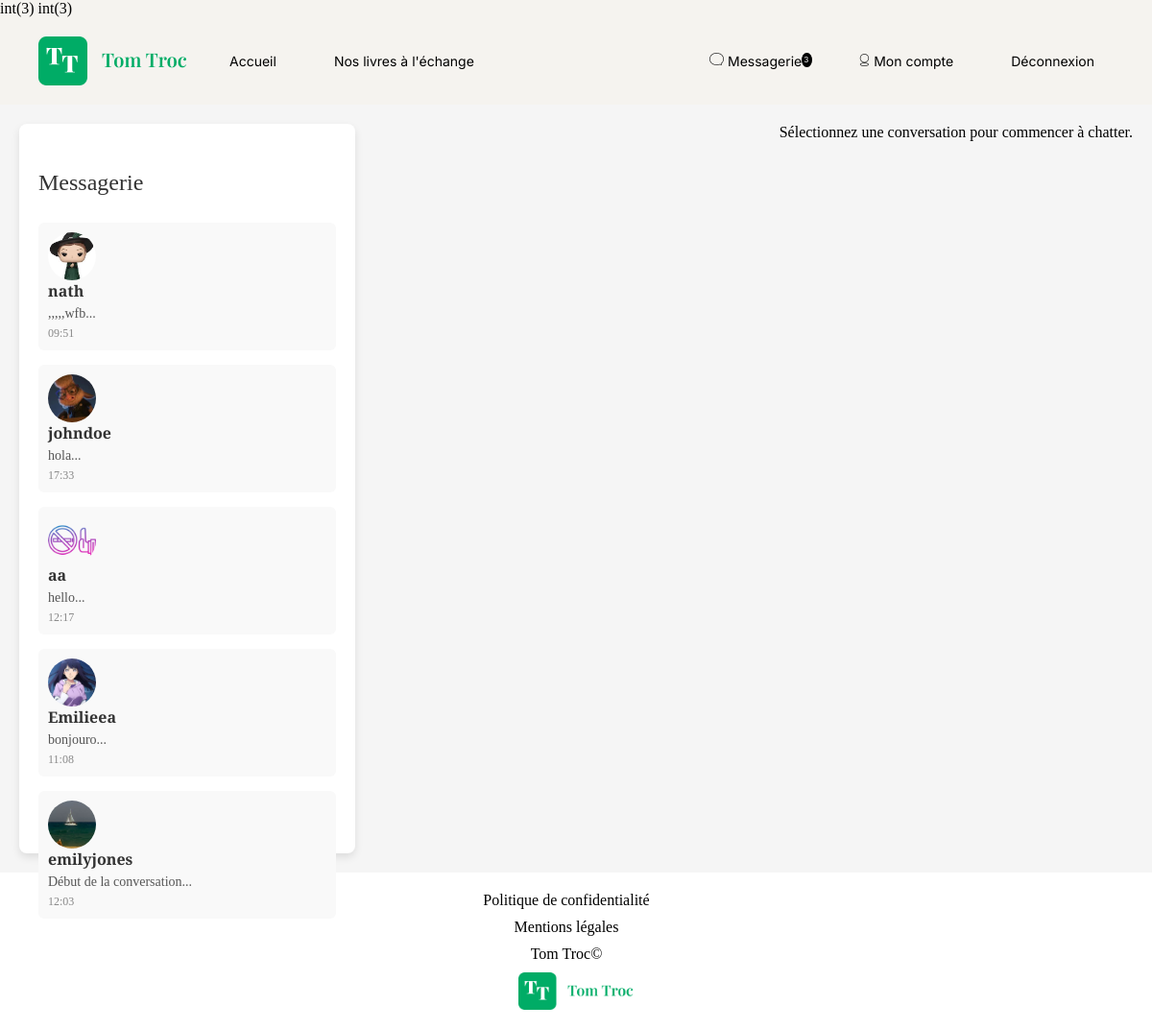
Screenshot of /index.php?action=showMessaging (signed in) with the database file from the repository.
### tables this page shows
CREATE TABLE IF NOT EXISTS `message` (
  `id` int NOT NULL AUTO_INCREMENT,
  `sender_id` int NOT NULL,
  `receiver_id` int NOT NULL,
  `content` text NOT NULL,
  `created_at` timestamp NULL DEFAULT CURRENT_TIMESTAMP,
  `is_read` tinyint(1) DEFAULT '0',
  PRIMARY KEY (`id`),
  KEY `sender_id` (`sender_id`),
  KEY `receiver_id` (`receiver_id`)
);

CREATE TABLE IF NOT EXISTS `user` (
  `id` int NOT NULL AUTO_INCREMENT,
  `username` varchar(100) NOT NULL,
  `email` varchar(100) NOT NULL,
  `password` varchar(255) NOT NULL,
  `profilePicture` varchar(255) NOT NULL,
  `role` enum('user','admin','moderator') DEFAULT 'user',
  `is_active` tinyint(1) DEFAULT '1',
  `created_at` datetime DEFAULT CURRENT_TIMESTAMP,
  `updated_at` datetime DEFAULT CURRENT_TIMESTAMP ON UPDATE CURRENT_TIMESTAMP,
  PRIMARY KEY (`id`)
);

### views/View.php (called while the page is built, shortened)
<?php
class View
{
    public function render(string $viewName, array $params = []): void
    {
        $viewPath = $this->buildViewPath($viewName);
        $description = $this->_renderViewFromTemplate($viewPath, $params);
    }
    private function _renderViewFromTemplate(string $viewPath, array $params = []): string
    {
        if (file_exists($viewPath)) {
            extract($params);
            require($viewPath);
            return ob_get_clean();
        } else {
            throw new Exception("La vue '$viewPath' est introuvable.");
        }
    }
    private function buildViewPath(string $viewName): string
    {
        return TEMPLATE_VIEW_PATH . $viewName . '.php';
    }
}

### controllers/MessageController.php (called while the page is built, shortened)
<?php
class MessageController
{
    private $messageManager;
    public function __construct()
    {
        $this->messageManager = new MessageManager();
    }
    public function showMessaging(int $receiverId = null): void
    {
        $userId = $_SESSION['user']['id'];
        $viewData = $this->getCommonViewData($userId);
        $viewData['conversations'] = $this->messageManager->getLastMessagesByUserId($userId);
        var_dump($viewData['unreadCount']);
        var_dump($this->messageManager->getUnreadMessagesCount($userId));
        $view = new View('Messagerie');
        $view->render('messaging', $viewData);
    }
    private function getCommonViewData(int $userId): array
    {
        return [
            'messages' => $this->messageManager->getMessagesByUserId($userId),
            'unreadCount' => $this->messageManager->getUnreadMessagesCount($userId),
            'lastMessages' => $this->messageManager->getLastMessagesByUserId($userId)
        ];
    }
}

### index.php (called while the page is built, shortened)
<?php
$action = Utils::request('action', 'home');
try {
    $messageController = new MessageController();
    switch ($action) {
        case 'showMessaging':
            $messageController->showMessaging();
            break;
    }
} catch (Exception $e) {
    error_log("Exception capturée : " . $e->getMessage());
    $errorView = new View('Erreur');
    $errorView->render('errorPage', ['errorMessage' => $e->getMessage()]);
}

### models/Message.php (called while the page is built, shortened)
<?php
class Message extends AbstractEntity
{
    private int $senderId;
    private ?User $sender;
    private int $receiverId;
    private ?User $receiver;
    private string $content;
    private DateTime $createdAt;
    public function __construct(array $data = [])
    {
        $userManager = new UserManager();
        if ($this->senderId) {
            $this->sender = $userManager->getUserById($this->senderId);
        }
        if ($this->receiverId) {
            $this->receiver = $userManager->getUserById($this->receiverId);
        }
    }
    public function getCreatedAt(): DateTime
    {
        return $this->createdAt;
    }
    public function getContent(): string
    {
        return $this->content;
    }
    public function setCreatedAt($createdAt): void
    {
        if (is_string($createdAt)) {
            try {
                $this->createdAt = new DateTime($createdAt);
            } catch (Exception $e) {
                var_dump("Erreur de conversion de la date : " . $e->getMessage());
            }
        } elseif ($createdAt instanceof DateTime) {
            $this->createdAt = $createdAt;
        } else {
            throw new InvalidArgumentException("L'argument de setCreatedAt doit être une chaîne ou un objet DateTime.");
        }
    }
    public function setSenderId(int $senderId): void
    {
        $this->senderId = $senderId;
    }
    public function setReceiverId(int $receiverId): void
    {
        $this->receiverId = $receiverId;
    }
    public function setContent(string $content): void
    {
        $this->content = $content;
    }
    public function getReceiver(): ?User
    {
        return $this->receiver;
    }
    public function getSender(): ?User
    {
        return $this->sender;
    }
}

### models/DBmanager.php (called while the page is built, shortened)
<?php
class DBManager
{
    private static $instance;
    private $db;
    private function __construct()
    {
        $this->db = new PDO('mysql:host=' . DB_HOST . ';dbname=' . DB_NAME . ';charset=utf8', DB_USER, DB_PASS);
        $this->db->setAttribute(PDO::ATTR_ERRMODE, PDO::ERRMODE_EXCEPTION);
        $this->db->setAttribute(PDO::ATTR_DEFAULT_FETCH_MODE, PDO::FETCH_ASSOC);
    }
    public static function getInstance() : DBManager
    {
        if (!self::$instance) {
            self::$instance = new DBManager();
        }
        return self::$instance;
    }
    public function query(string $sql, ?array $params = null) : PDOStatement
    {
        if ($params == null) {
            $query = $this->db->query($sql);
        } else {
            $query = $this->db->prepare($sql);
            $query->execute($params);
        }
        return $query;
    }
}

### models/MessageManager.php (called while the page is built, shortened)
<?php
  class MessageManager extends AbstractEntityManager
{
    public function getLastMessagesByUserId(int $userId): array
    {
        $sql = "SELECT m.* FROM message m
            INNER JOIN (
                SELECT LEAST(sender_id, receiver_id) as user1, GREATEST(sender_id, receiver_id) as user2, MAX(created_at) as max_date
                FROM message
                WHERE sender_id = :userId OR receiver_id = :userId
                GROUP BY LEAST(sender_id, receiver_id), GREATEST(sender_id, receiver_id)
            ) latest ON (m.sender_id = latest.user1 AND m.receiver_id = latest.user2) OR (m.sender_id = latest.user2 AND m.receiver_id = latest.user1)
            WHERE m.created_at = latest.max_date
            ORDER BY m.created_at DESC";
        $stmt = $this->db->query($sql, ['userId' => $userId]);
        $messages = [];
        while ($messageData = $stmt->fetch(PDO::FETCH_ASSOC)) {
            $messages[] = new Message($messageData);
        }
        return $messages;
    }
}

### models/User.php (called while the page is built, shortened)
<?php
class User extends AbstractEntity
{
    protected int $id;
    private string $username;
    private string $profilePicture;
    public function getId(): int
    {
        return $this->id;
    }
    public function getUsername(): string
    {
        return $this->username;
    }
    public function getProfilePicture(): ?string
    {
        return $this->profilePicture ?: "/assets/img/users/profile-default.svg";
    }
    public function setId(int $id): void
    {
        $this->id = $id;
    }
    public function setUsername(string $username): void
    {
        $this->username = $username;
    }
    public function setProfilePicture(?string $profilePicture): void
    {
        $this->profilePicture = $profilePicture;
    }
}

### models/UserManager.php (called while the page is built, shortened)
<?php
class UserManager extends AbstractEntityManager
{
    public function getUserById(int $id): ?User
    {
        $sql = "SELECT * FROM user WHERE id = :id";
        try {
            $result = $this->db->query($sql, [":id" => $id]);
            $userData = $result->fetch(PDO::FETCH_ASSOC);
            return $userData ? new User($userData) : null;
        } catch (PDOException $e) {
            error_log("Erreur lors de la recherche de l'utilisateur : " . $e->getMessage());
            return null;
        }
    }
}

### views/templates/messaging.php (the view, shortened to what this page needs)
<main class="messaging-container">
    <div class="messenger-container">
        <section class="sidebar">
            <h2>Messagerie</h2>
            <ul class="conversations">
                <?php if (empty($lastMessages)) : ?>
                    <li>Aucune conversation trouvée.</li>
                <?php else : ?>
                    <?php foreach ($lastMessages as $message) : ?>
                        <?php
                        $otherUser = $message->getSender()->getId() != $_SESSION['user']['id'] ? $message->getSender() : $message->getReceiver();
                        ?>
                        <li class="conversation <?= isset($activeConversation) && $activeConversation['receiver']['id'] == $otherUser->getId() ? 'active' : '' ?>">
                            <a href="index.php?action=showMessaging&receiver_id=<?= htmlspecialchars($otherUser->getId()) ?>">
                                <img src="<?= htmlspecialchars($otherUser->getProfilePicture() ?? 'assets/img/users/default-profile.png') ?>" alt="Photo de profil" class="profile-picture">
                                <div class="conversation-info">
                                    <p class="name"><?= htmlspecialchars($otherUser->getUsername()) ?></p>
                                    <span class="description"><?= htmlspecialchars(substr($message->getContent(), 0, 30)) ?>...</span>
                                    <span class="timestamp"><?= htmlspecialchars($message->getCreatedAt()->format('H:i')) ?></span>
                                </div>
                            </a>
                        </li>
                    <?php endforeach; ?>
                <?php endif; ?>
            </ul>
        </section>
        <section class="chat">
            <?php if (isset($activeConversation)) : ?>
                <div class="chat-header">
                    <div class="chat-user-info">
                        <img src="<?= htmlspecialchars($activeConversation['receiver']['profilePicture'] ?? 'assets/img/users/default-profile.png') ?>" alt="Photo de profil" class="profile-picture">
                        <span class="chat-title"><?= htmlspecialchars($activeConversation['receiver']['username']) ?></span>
                    </div>
                </div>
                <div class="messages-container">
                    <div class="messages">
                        <?php foreach ($activeConversation['messages'] as $message) : ?>
                            <div class="message <?= $message->getSender()->getId() == $_SESSION['user']['id'] ? 'sent' : 'received' ?>">
                                <?php if ($message->getSender()->getId() != $_SESSION['user']['id']) : ?>
                                    <img src="<?= htmlspecialchars($message->getSender()->getProfilePicture() ?? 'assets/img/users/default-profile.png') ?>" alt="Photo de profil" class="profile-picture">
                                <?php endif; ?>
                                <div class="message-content">
                                    <?= htmlspecialchars($message->getContent()) ?>
                                </div>
                                <div class="message-footer">
                                    <span class="timestamp"><?= htmlspecialchars($message->getCreatedAt()->format('d/m/Y H:i')) ?></span>
                                </div>
                            </div>
                        <?php endforeach; ?>
                    </div>
                </div>
                <div class="chat-input">
                    <form action="index.php?action=sendMessage" method="post" class="message-form">
                        <textarea name="content" placeholder="Votre message..." class="message-textarea"></textarea>
                        <input type="hidden" name="receiver_id" value="<?= htmlspecialchars($activeConversation['receiver']['id']) ?>">
                        <button type="submit" class="btn send-button">Envoyer</button>
                    </form>
                </div>
            <?php else : ?>
                <div class="no-conversation">
                    <p>Sélectionnez une conversation pour commencer à chatter.</p>
                </div>
            <?php endif; ?>
        </section>
    </div>
</main>

### assets/css/variables.css (style rules this page uses)
:root { --backgroundColor: #F5F3EF; --titleColor: #000000; --textColor: #000000; --buttonDefaultColor: #006D41; --buttonHoverColor: #00AC66; --headerColor: #000; --headerPaleColor: #ccc; --hamburgerColor: #A6A6A6; --PaleColor: white; --quoteColor: #aaa; --dateColor: #888; }

### assets/css/global.css (style rules this page uses)
body { font-family: 'Playfair Display'; background-color: var(--backgroundColor); color: var(--textColor); }
h1, h2 { font-weight: 400; color: var(--headerColor); }
h2 { font-size: 32px; line-height: 42.66px; margin: 20px 0; }
ul { list-style: none; }
a { text-decoration: none; color: inherit; }
main { display: flex; flex-direction: column; }

### assets/css/messaging.css (style rules this page uses)
.messenger-container { display: flex; justify-content: space-between; height: 100vh; padding: 20px; background-color: #f5f5f5; }
.sidebar { flex: 1; max-width: 350px; background-color: #ffffff; box-shadow: 0 4px 8px rgba(0, 0, 0, 0.1); border-radius: 8px; padding: 20px; margin-right: 20px; }
.sidebar h2 { font-size: 24px; margin-bottom: 20px; color: #333; }
.conversations { list-style: none; padding: 0; margin: 0; }
.conversation { display: flex; align-items: center; padding: 10px; margin-bottom: 15px; background-color: #f9f9f9; border-radius: 6px; transition: background-color 0.3s; cursor: pointer; }
.conversation img { width: 50px; height: 50px; border-radius: 50%; margin-right: 15px; object-fit: cover; }
.conversation-info { display: flex; flex-direction: column; }
.conversation-info .name { font-weight: bold; font-size: 16px; color: #333; margin-bottom: 5px; }
.conversation-info .description { font-size: 14px; color: #555; }
.conversation-info .timestamp { font-size: 12px; color: #888; margin-top: 5px; }
.conversation-info .description { white-space: nowrap; overflow: hidden; text-overflow: ellipsis; max-width: 200px; display: block; }

### rows the page displays
message: user.profilePicture (picture), content ",,,,,wfb", created_at "09:51"
user: username "nath"
message: user.profilePicture (picture), content "hola", created_at "17:33"
user: username "johndoe"
message: user.profilePicture (picture), content "hello", created_at "12:17"
user: username "aa"
message: user.profilePicture (picture), content "bonjouro", created_at "11:08"
user: username "Emilieea"
message: user.profilePicture (picture), content "Début de la conversation", created_at "12:03"
user: username "emilyjones"

### other values shown
$unreadCount "3"
